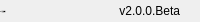
              <widget class="QFrame" name="bottomBar">
               <property name="minimumSize">
                <size>
                 <width>0</width>
                 <height>22</height>
                </size>
               </property>
               <property name="maximumSize">
                <size>
                 <width>16777215</width>
                 <height>22</height>
                </size>
               </property>
               <property name="frameShape">
                <enum>QFrame::NoFrame</enum>
               </property>
               <property name="frameShadow">
                <enum>QFrame::Raised</enum>
               </property>
               <layout class="QHBoxLayout" name="horizontalLayout_5">
                <property name="spacing">
                 <number>0</number>
                </property>
                <property name="leftMargin">
                 <number>0</number>
                </property>
                <property name="topMargin">
                 <number>0</number>
                </property>
                <property name="rightMargin">
                 <number>0</number>
                </property>
                <property name="bottomMargin">
                 <number>0</number>
                </property>
                <item alignment="Qt::AlignLeft">
                 <widget class="QLabel" name="creditsLabel">
                  <property name="maximumSize">
                   <size>
                    <width>16777215</width>
                    <height>16</height>
                   </size>
                  </property>
                  <property name="font">
                   <font>
                    <family>Segoe UI</family>
                    <pointsize>-1</pointsize>
                    <italic>false</italic>
                    <bold>false</bold>
                   </font>
                  </property>
                  <property name="text">
                   <string>By: 南辰燏炚</string>
                  </property>
                  <property name="alignment">
                   <set>Qt::AlignLeading|Qt::AlignLeft|Qt::AlignVCenter</set>
                  </property>
                 </widget>
                </item>
                <item alignment="Qt::AlignRight">
                 <widget class="QLabel" name="version">
                  <property name="text">
                   <string>v2.0.0.Beta</string>
                  </property>
                  <property name="alignment">
                   <set>Qt::AlignRight|Qt::AlignTrailing|Qt::AlignVCenter</set>
                  </property>
                 </widget>
                </item>
                <item>
                 <widget class="QFrame" name="frame_size_grip">
                  <property name="minimumSize">
                   <size>
                    <width>20</width>
                    <height>0</height>
                   </size>
                  </property>
                  <property name="maximumSize">
                   <size>
                    <width>20</width>
                    <height>16777215</height>
                   </size>
                  </property>
                  <property name="frameShape">
                   <enum>QFrame::NoFrame</enum>
                  </property>
                  <property name="frameShadow">
                   <enum>QFrame::Raised</enum>
                  </property>
                 </widget>
                </item>
               </layout>
              </widget>
